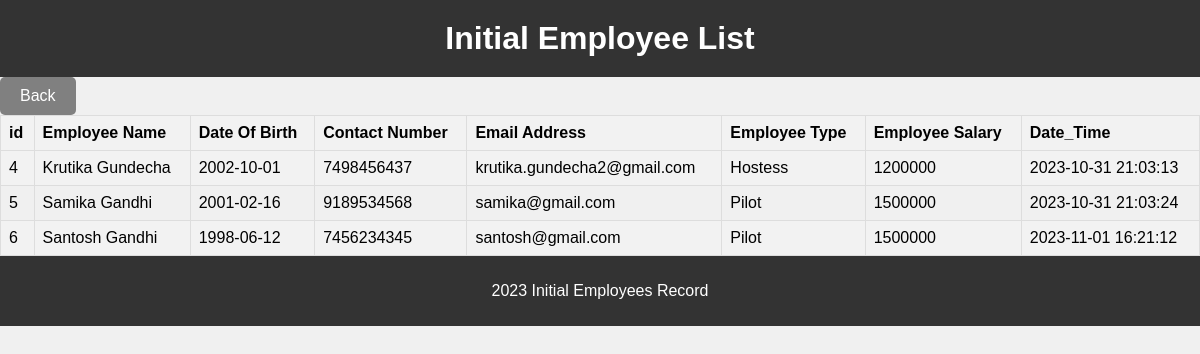
Page /employee_inirec.php on the committed database.
### tables this page shows
CREATE TABLE `employees_backup` (
  `e_id` int(5) NOT NULL,
  `name` varchar(50) NOT NULL,
  `dob` date NOT NULL,
  `contact_no` varchar(11) NOT NULL,
  `email` varchar(30) NOT NULL,
  `type` varchar(10) NOT NULL,
  `salary` int(10) NOT NULL,
  `date_time` datetime NOT NULL
);

### employee_inirec.php (the view, shortened to what this page needs)
<!DOCTYPE html>
<html lang="en">
<head>
    <link rel="stylesheet" href="css/style_fli_l.css">
</head>
<body>
    <header>
        <h1> Initial Employee List</h1>
    </header>
    <button class="btn"><a href="employees.php" style="text-decoration: none; color: white;">Back</a></button>
    <main>
        <section class="flight-list">
            <?php
            $servername = "localhost:3308";
            $username = "root";
            $password = "";
            $dbname = "airio_";
            $conn = mysqli_connect($servername, $username, $password, $dbname);
            $sql = "SELECT * FROM employees_backup;";
            $result = mysqli_query($conn, $sql);
            echo "<table class='flight-table'>";
            echo "<tr>";
            echo "<th>id</th>";
            echo "<th>Employee Name</th>";
            echo "<th>Date Of Birth</th>";
            echo "<th>Contact Number</th>";
            echo "<th>Email Address</th>";
            echo "<th>Employee Type</th>";
            echo "<th>Employee Salary</td>";
            echo "<th>Date_Time</th>";
            echo "</tr>";
            if ($result->num_rows > 0) {
                while ($row = $result->fetch_assoc()) {
                    echo "<tr>";
                    echo "<td>{$row['e_id']}</td>";
                    echo "<td>{$row['name']}</td>";
                    echo "<td>{$row['dob']}</td>";
                    echo "<td>{$row['contact_no']}</td>";
                    echo "<td>{$row['email']}</td>";
                    echo "<td>{$row['type']}</td>";
                    echo "<td>{$row['salary']}</td>";
                    echo "<td>{$row['date_time']}</td>";
                    echo "</tr>";
                }
            } else {
                echo "<tr><td colspan='13'>No record available.</td></tr>";
            }
            echo "</table>";
            ?>
        </section>
    </main>
    <footer>
        <p>2023 Initial Employees Record</p>
    </footer>
</body>
</html>

### css/style_fli_l.css (style rules this page uses)
body { font-family: Arial, sans-serif; background-color: #f0f0f0; margin: 0; padding: 0; }
header { background-color: #333; color: #fff; text-align: center; padding: 20px 0; }
h1 { margin: 0; }
footer { background-color: #333; color: #fff; text-align: center; padding: 10px 0; }
.btn { border-radius: 6px; background: #686262; cursor: pointer; }

### employee_inirec.php (style rules this page uses)
.flight-table { border-collapse: collapse; width: 100%; }
.flight-table th, .flight-table td { border: 1px solid #ddd; padding: 8px; text-align: left; }
.flight-table th { background-color: #f2f2f2; }
.flight-table tr:nth-child(even) { background-color: #f2f2f2; }
.btn { background-color: grey; color: white; padding: 10px 20px; font-size: 16px; border: none; border-radius: 5px; cursor: pointer; }

### rows in the picture
employees_backup: e_id "4", name "Krutika Gundecha", dob "2002-10-01", contact_no "7498456437", email "krutika.gundecha2@gmail.com", type "Hostess", salary "1200000", date_time "2023-10-31 21:03:13"
employees_backup: e_id "5", name "Samika Gandhi", dob "2001-02-16", contact_no "9189534568", email "samika@gmail.com", type "Pilot", salary "1500000", date_time "2023-10-31 21:03:24"
employees_backup: e_id "6", name "Santosh Gandhi", dob "1998-06-12", contact_no "7456234345", email "santosh@gmail.com", type "Pilot", salary "1500000", date_time "2023-11-01 16:21:12"
